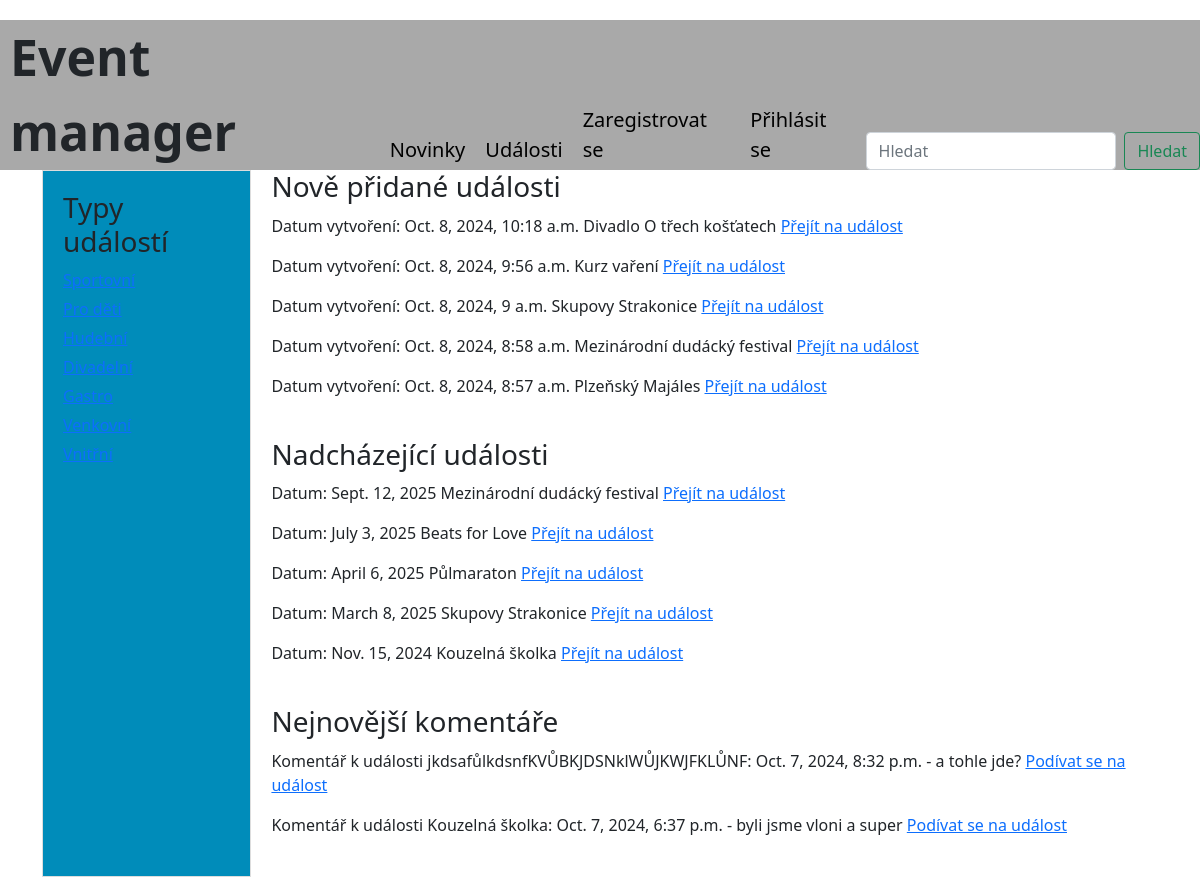
The page /main_page/ on the database its author committed.
### viewer/models.py (models this page shows, shortened)
class Event(Model):
  name = CharField(max_length=128)
  describtion = CharField(max_length=128, default="")
  eventType = ManyToManyField(EventType)
  date = DateField(default=timezone.now)
  create_date = DateTimeField(auto_now_add=True)
  place = CharField(max_length=128, default="")
  entry = BooleanField(default=False)
  user = ForeignKey(User, on_delete=DO_NOTHING, default=1)
  attendees = models.ManyToManyField(User, related_name="events_attending", blank=True)

class Comment(Model):
  comment = TextField(default="")
  event = ForeignKey(Event, on_delete=DO_NOTHING, default="")
  comment_date = DateTimeField(default=datetime.datetime.now)
  user = ForeignKey(User, on_delete=DO_NOTHING, default=1)

### viewer/views.py (the view)
# urls.py: path('main_page/', main_page, name='main_page'),
def main_page(request):
  return render(
    request,
    "main_page.html",
    context={
          "newest_events": Event.objects.order_by("-create_date").all()[:5],
          "nearest_events": Event.objects.order_by("-date").all()[:5],
          "newest_comments": Comment.objects.order_by("-comment_date").all()[:5],
    }
  )

### viewer/views.py (called while the page is built)
def global_data(request):
    data = EventType.objects.all()
    return {'type_list': data}

### viewer/templates/main_page.html (shortened to what this page needs)
{% extends "base.html" %}
{% block content %}
    <div class="main-content">
        <h3>Nově přidané události</h3>
        {% for event in newest_events %}
        <p>Datum vytvoření: {{ event.create_date }}  {{ event.name }}
            <a href="{% url 'detail' event.pk %}" class="button">Přejít na událost</a></p></p>
        {% endfor %}
        <br>
        <h3>Nadcházející události</h3>
        {% for event in nearest_events %}
        <p>Datum: {{ event.date }}  {{ event.name }}
            <a href="{% url 'detail' event.pk %}" class="button">Přejít na událost</a></p></p>
        {% endfor %}
        <br>
        <h3>Nejnovější komentáře</h3>
        {% for comment in newest_comments %}
        <p>Komentář k události {{ comment.event.name }}: {{ comment.comment_date }} - {{ comment.comment }}
                <a href="/detail/{{comment.event.pk}}" class="button">Podívat se na událost</a></p>
        {% endfor %}
        <br>
  </div>
</div>
{% endblock %}

### viewer/templates/base.html (shortened to what this page needs)
<!DOCTYPE html>
<html lang="en">
<head>
    <link href="https://cdn.jsdelivr.net/npm/bootstrap@5.0.2/dist/css/bootstrap.min.css" rel="stylesheet">
</head>
<body>
    <nav class="header">
        <div class="logo">
            Event manager
        </div>
        <nav class="nav-bar">
            <a href="{% url 'main_page' %}">Novinky</a>
            <a href="{% url 'events' %}">Události</a>
            {% if request.user.is_authenticated %}
                <a href="{% url 'my_attendees' %}">Moje akce</a>
                <a href="{% url 'my_page' %}">Můj účet - {{ request.user.username }}</a>
                <a href="{% url 'logout' %}">Odhlásit se</a>
            {% else %}
                <a href="{% url 'sign_up' %}">Zaregistrovat se</a>
                <a href="{% url 'login' %}">Přihlásit se</a>
            {% endif %}
            <form class="d-flex" method="get" action="{% url 'search' %}">
                <input type="text" name="query" class="form-control me-2" placeholder="Hledat" aria-label="Search" required="" id="id_query">
                <button class="btn btn-outline-success" type="submit">Hledat</button>
            </form>
        </nav>
    </nav>
        <div class="container">
            <div class="left-sidebar">
               <h3>Typy událostí</h3>
               <ul>
                 {% for type in type_list %}
                     <li><a href="{% url 'type_filter' type.pk %}">{{ type.name }}</a></li>
                 {% endfor %}
               </ul>
            </div>
            <div class="content">
                        <div>
                        {% block content %}{% endblock %}
                        </div>
            </div>
    </body>
</html>

### viewer/templates/base.html (style rules this page uses)
.header { display: flex; justify-content: space-between; padding-left: 10px; margin-top: 20px; background-color: #A9A9A9; }
.logo { font-size: 50px; align-items: left; font-weight: bold; margin-center: 50px; background-color: #A9A9A9; }
.nav-bar { display: flex; font-size: 20px; justify-content: center; gap: 10px; margin-right: 0px; align-items: flex-end; background-color: #A9A9A9; width: fit-content; }
.nav-bar a { text-decoration: none; padding: 5px 5px; color: #000; }
.container { display: flex; }
.left-sidebar { width: auto; padding: 20px; background-color: #008cba; border: 1px solid #ddd; margin-right: 20px; }
.content { flex-grow: 1; }
h3 { margin-bottom: 10px; }
ul { list-style-type: none; padding-left: 0; }
li { margin-bottom: 5px; }

### rows shown on the page
Event: create_date "Oct. 8, 2024, 10:18 a.m.", name "Divadlo O třech košťatech"
Event: create_date "Oct. 8, 2024, 9:56 a.m.", name "Kurz vaření"
Event: create_date "Oct. 8, 2024, 9 a.m.", name "Skupovy Strakonice", date "March 8, 2025"
Event: create_date "Oct. 8, 2024, 8:58 a.m.", name "Mezinárodní dudácký festival", date "Sept. 12, 2025"
Event: create_date "Oct. 8, 2024, 8:57 a.m.", name "Plzeňský Majáles"
Event: date "July 3, 2025", name "Beats for Love"
Event: date "April 6, 2025", name "Půlmaraton"
Event: date "Nov. 15, 2024", name "Kouzelná školka"
Comment: event.name "jkdsafůlkdsnfKVŮBKJDSNklWŮJKWJFKLŮNF", comment_date "Oct. 7, 2024, 8:32 p.m.", comment "a tohle jde?"
Comment: event.name "Kouzelná školka", comment_date "Oct. 7, 2024, 6:37 p.m.", comment "byli jsme vloni a super"
